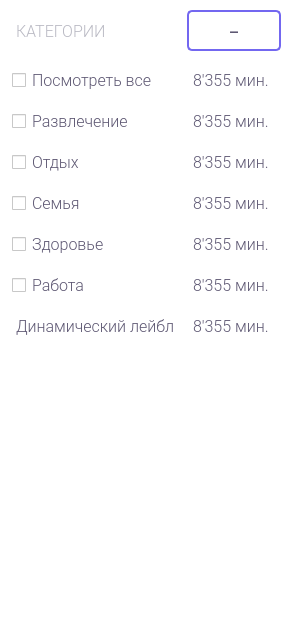
   <widget class="QWidget" name="mainwindow_w_widget_category" native="true">
    <property name="geometry">
     <rect>
      <x>259</x>
      <y>103</y>
      <width>281</width>
      <height>621</height>
     </rect>
    </property>
    <property name="styleSheet">
     <string notr="true">QWidget { 
background-color: rgb(255, 255, 255);
border-top-left-radius: 5px;
border-bottom-left-radius: 5px;
}</string>
    </property>
    <widget class="QWidget" name="layoutWidget">
     <property name="geometry">
      <rect>
       <x>10</x>
       <y>10</y>
       <width>271</width>
       <height>601</height>
      </rect>
     </property>
     <layout class="QGridLayout" name="mainwindow_w_gridLayout_category">
      <property name="verticalSpacing">
       <number>18</number>
      </property>
      <item row="0" column="0">
       <widget class="QLabel" name="mainwindow_w_textlbl_category">
        <property name="maximumSize">
         <size>
          <width>16777215</width>
          <height>23</height>
         </size>
        </property>
        <property name="font">
         <font>
          <family>Roboto Light</family>
          <pointsize>12</pointsize>
          <weight>50</weight>
          <italic>false</italic>
          <bold>false</bold>
         </font>
        </property>
        <property name="styleSheet">
         <string notr="true">color: #B9B9C3;
border: 2px solid rgba(0, 0, 0, 0);
margin-top: 2px;</string>
        </property>
        <property name="text">
         <string>КАТЕГОРИИ</string>
        </property>
        <property name="alignment">
         <set>Qt::AlignLeading|Qt::AlignLeft|Qt::AlignVCenter</set>
        </property>
       </widget>
      </item>
      <item row="7" column="0">
       <widget class="QLabel" name="mainwindow_w_checkBoxlbl_dinamic">
        <property name="maximumSize">
         <size>
          <width>16777215</width>
          <height>23</height>
         </size>
        </property>
        <property name="font">
         <font>
          <family>Roboto Light</family>
          <pointsize>12</pointsize>
          <weight>50</weight>
          <italic>false</italic>
          <bold>false</bold>
         </font>
        </property>
        <property name="styleSheet">
         <string notr="true">QLabel {
color: #5E5873;
border: 2px solid rgba(0, 0, 0, 0) ;
}

QLabel:hover {
color: #5E5873;
border: 2px solid #7666F8;
border-radius: 5px;
}</string>
        </property>
        <property name="text">
         <string>Динамический лейбл</string>
        </property>
       </widget>
      </item>
      <item row="4" column="1">
       <widget class="QLabel" name="mainwindow_w_lbl_time_family">
        <property name="maximumSize">
         <size>
          <width>16777215</width>
          <height>23</height>
         </size>
        </property>
        <property name="font">
         <font>
          <family>Roboto Light</family>
          <pointsize>12</pointsize>
         </font>
        </property>
        <property name="styleSheet">
         <string notr="true">QLabel {
color: #5E5873;
border: 2px solid rgba(0, 0, 0, 0) ;
}

QLabel:hover {
color: #5E5873;
border: 2px solid #7666F8;
border-radius: 5px;
}</string>
        </property>
        <property name="text">
         <string>8'355 мин.</string>
        </property>
       </widget>
      </item>
      <item row="6" column="0">
       <widget class="QCheckBox" name="mainwindow_w_checkBox_work">
        <property name="maximumSize">
         <size>
          <width>16777215</width>
          <height>23</height>
         </size>
        </property>
        <property name="font">
         <font>
          <family>Roboto Light</family>
          <pointsize>12</pointsize>
          <weight>50</weight>
          <italic>false</italic>
          <bold>false</bold>
         </font>
        </property>
        <property name="styleSheet">
         <string notr="true">QCheckBox {
color: #5E5873;
border: 2px solid rgba(0, 0, 0, 0) ;
}

QCheckBox:hover {
color: #5E5873;
border: 2px solid #7666F8;
border-radius: 5px;
}</string>
        </property>
        <property name="text">
         <string>Работа</string>
        </property>
       </widget>
      </item>
      <item row="5" column="0">
       <widget class="QCheckBox" name="mainwindow_w_checkBox_health">
        <property name="maximumSize">
         <size>
          <width>16777215</width>
          <height>23</height>
         </size>
        </property>
        <property name="font">
         <font>
          <family>Roboto Light</family>
          <pointsize>12</pointsize>
          <weight>50</weight>
          <italic>false</italic>
          <bold>false</bold>
         </font>
        </property>
        <property name="styleSheet">
         <string notr="true">QCheckBox {
color: #5E5873;
border: 2px solid rgba(0, 0, 0, 0) ;
}

QCheckBox:hover {
color: #5E5873;
border: 2px solid #7666F8;
border-radius: 5px;
}</string>
        </property>
        <property name="text">
         <string>Здоровье</string>
        </property>
       </widget>
      </item>
      <item row="5" column="1">
       <widget class="QLabel" name="mainwindow_w_lbl_time_health">
        <property name="maximumSize">
         <size>
          <width>16777215</width>
          <height>23</height>
         </size>
        </property>
        <property name="font">
         <font>
          <family>Roboto Light</family>
          <pointsize>12</pointsize>
         </font>
        </property>
        <property name="styleSheet">
         <string notr="true">QLabel {
color: #5E5873;
border: 2px solid rgba(0, 0, 0, 0) ;
}

QLabel:hover {
color: #5E5873;
border: 2px solid #7666F8;
border-radius: 5px;
}</string>
        </property>
        <property name="text">
         <string>8'355 мин.</string>
        </property>
       </widget>
      </item>
      <item row="7" column="1">
       <widget class="QLabel" name="mainwindow_w_lbl_time_dinamic">
        <property name="maximumSize">
         <size>
          <width>16777215</width>
          <height>23</height>
         </size>
        </property>
        <property name="font">
         <font>
          <family>Roboto Light</family>
          <pointsize>12</pointsize>
         </font>
        </property>
        <property name="styleSheet">
         <string notr="true">QLabel {
color: #5E5873;
border: 2px solid rgba(0, 0, 0, 0) ;
}

QLabel:hover {
color: #5E5873;
border: 2px solid #7666F8;
border-radius: 5px;
}</string>
        </property>
        <property name="text">
         <string>8'355 мин.</string>
        </property>
       </widget>
      </item>
      <item row="2" column="0">
       <widget class="QCheckBox" name="mainwindow_w_checkBox_entertainment">
        <property name="maximumSize">
         <size>
          <width>16777215</width>
          <height>23</height>
         </size>
        </property>
        <property name="font">
         <font>
          <family>Roboto Light</family>
          <pointsize>12</pointsize>
          <weight>50</weight>
          <italic>false</italic>
          <bold>false</bold>
         </font>
        </property>
        <property name="styleSheet">
         <string notr="true">QCheckBox {
color: #5E5873;
border: 2px solid rgba(0, 0, 0, 0) ;
}

QCheckBox:hover {
color: #5E5873;
border: 2px solid #7666F8;
border-radius: 5px;
}</string>
        </property>
        <property name="text">
         <string>Развлечение</string>
        </property>
       </widget>
      </item>
      <item row="4" column="0">
       <widget class="QCheckBox" name="mainwindow_w_checkBox_family">
        <property name="maximumSize">
         <size>
          <width>16777215</width>
          <height>23</height>
         </size>
        </property>
        <property name="font">
         <font>
          <family>Roboto Light</family>
          <pointsize>12</pointsize>
          <weight>50</weight>
          <italic>false</italic>
          <bold>false</bold>
         </font>
        </property>
        <property name="styleSheet">
         <string notr="true">QCheckBox {
color: #5E5873;
border: 2px solid rgba(0, 0, 0, 0) ;
}

QCheckBox:hover {
color: #5E5873;
border: 2px solid #7666F8;
border-radius: 5px;
}</string>
        </property>
        <property name="text">
         <string>Семья</string>
        </property>
       </widget>
      </item>
      <item row="3" column="1">
       <widget class="QLabel" name="mainwindow_w_lbl_time_relaxation">
        <property name="maximumSize">
         <size>
          <width>16777215</width>
          <height>23</height>
         </size>
        </property>
        <property name="font">
         <font>
          <family>Roboto Light</family>
          <pointsize>12</pointsize>
         </font>
        </property>
        <property name="styleSheet">
         <string notr="true">QLabel {
color: #5E5873;
border: 2px solid rgba(0, 0, 0, 0) ;
}

QLabel:hover {
color: #5E5873;
border: 2px solid #7666F8;
border-radius: 5px;
}</string>
        </property>
        <property name="text">
         <string>8'355 мин.</string>
        </property>
       </widget>
      </item>
      <item row="1" column="0">
       <widget class="QCheckBox" name="mainwindow_w_checkBox_see_all">
        <property name="maximumSize">
         <size>
          <width>16777215</width>
          <height>23</height>
         </size>
        </property>
        <property name="font">
         <font>
          <family>Roboto Light</family>
          <pointsize>12</pointsize>
          <weight>50</weight>
          <italic>false</italic>
          <bold>false</bold>
         </font>
        </property>
        <property name="styleSheet">
         <string notr="true">QCheckBox {
color: #5E5873;
border: 2px solid rgba(0, 0, 0, 0) ;
}

QCheckBox:hover {
color: #5E5873;
border: 2px solid #7666F8;
border-radius: 5px;
}</string>
        </property>
        <property name="text">
         <string>Посмотреть все</string>
        </property>
       </widget>
      </item>
      <item row="6" column="1">
       <widget class="QLabel" name="mainwindow_w_lbl_time_work">
        <property name="maximumSize">
         <size>
          <width>16777215</width>
          <height>23</height>
         </size>
        </property>
        <property name="font">
         <font>
          <family>Roboto Light</family>
          <pointsize>12</pointsize>
         </font>
        </property>
        <property name="styleSheet">
         <string notr="true">QLabel {
color: #5E5873;
border: 2px solid rgba(0, 0, 0, 0) ;
}

QLabel:hover {
color: #5E5873;
border: 2px solid #7666F8;
border-radius: 5px;
}</string>
        </property>
        <property name="text">
         <string>8'355 мин.</string>
        </property>
       </widget>
      </item>
      <item row="3" column="0">
       <widget class="QCheckBox" name="mainwindow_w_checkBox_relaxation">
        <property name="maximumSize">
         <size>
          <width>16777215</width>
          <height>23</height>
         </size>
        </property>
        <property name="font">
         <font>
          <family>Roboto Light</family>
          <pointsize>12</pointsize>
          <weight>50</weight>
          <italic>false</italic>
          <bold>false</bold>
         </font>
        </property>
        <property name="styleSheet">
         <string notr="true">QCheckBox {
color: #5E5873;
border: 2px solid rgba(0, 0, 0, 0) ;
}

QCheckBox:hover {
color: #5E5873;
border: 2px solid #7666F8;
border-radius: 5px;
}</string>
        </property>
        <property name="text">
         <string>Отдых</string>
        </property>
       </widget>
      </item>
      <item row="1" column="1">
       <widget class="QLabel" name="mainwindow_w_lbl_time_all">
        <property name="maximumSize">
         <size>
          <width>16777215</width>
          <height>23</height>
         </size>
        </property>
        <property name="font">
         <font>
          <family>Roboto Light</family>
          <pointsize>12</pointsize>
         </font>
        </property>
        <property name="styleSheet">
         <string notr="true">QLabel {
color: #5E5873;
border: 2px solid rgba(0, 0, 0, 0) ;
}

QLabel:hover {
color: #5E5873;
border: 2px solid #7666F8;
border-radius: 5px;
}</string>
        </property>
        <property name="text">
         <string>8'355 мин.</string>
        </property>
       </widget>
      </item>
      <item row="2" column="1">
       <widget class="QLabel" name="mainwindow_w_lbl_time_entertainment">
        <property name="maximumSize">
         <size>
          <width>16777215</width>
          <height>23</height>
         </size>
        </property>
        <property name="font">
         <font>
          <family>Roboto Light</family>
          <pointsize>12</pointsize>
         </font>
        </property>
        <property name="styleSheet">
         <string notr="true">QLabel {
color: #5E5873;
border: 2px solid rgba(0, 0, 0, 0) ;
}

QLabel:hover {
color: #5E5873;
border: 2px solid #7666F8;
border-radius: 5px;
}</string>
        </property>
        <property name="text">
         <string>8'355 мин.</string>
        </property>
       </widget>
      </item>
      <item row="8" column="0">
       <spacer name="mainwindow_w_verticalSpacer_category">
        <property name="orientation">
         <enum>Qt::Vertical</enum>
        </property>
        <property name="sizeType">
         <enum>QSizePolicy::Expanding</enum>
        </property>
        <property name="sizeHint" stdset="0">
         <size>
          <width>20</width>
          <height>200</height>
         </size>
        </property>
       </spacer>
      </item>
      <item row="0" column="1">
       <widget class="QPushButton" name="mainwindow_w_btn_category_delete">
        <property name="font">
         <font>
          <family>Roboto-Light</family>
          <pointsize>14</pointsize>
         </font>
        </property>
        <property name="styleSheet">
         <string notr="true">QPushButton {
	background-color: rgba(0, 0, 0, 0);
	color: rgb(94, 88, 115);
	border: 2px solid rgb(115, 103, 240);
	border-radius: 5px;
	padding-left: 12px;
	padding-right: 12px;
	padding-top: 5px;
	padding-bottom: 5px;
}
QPushButton:hover {
	background-color: rgb(115, 103, 240);
	color: rgb(255, 255, 255);
	border: 2px solid rgb(115, 103, 240);
}</string>
        </property>
        <property name="text">
         <string>–</string>
        </property>
       </widget>
      </item>
     </layout>
    </widget>
   </widget>
